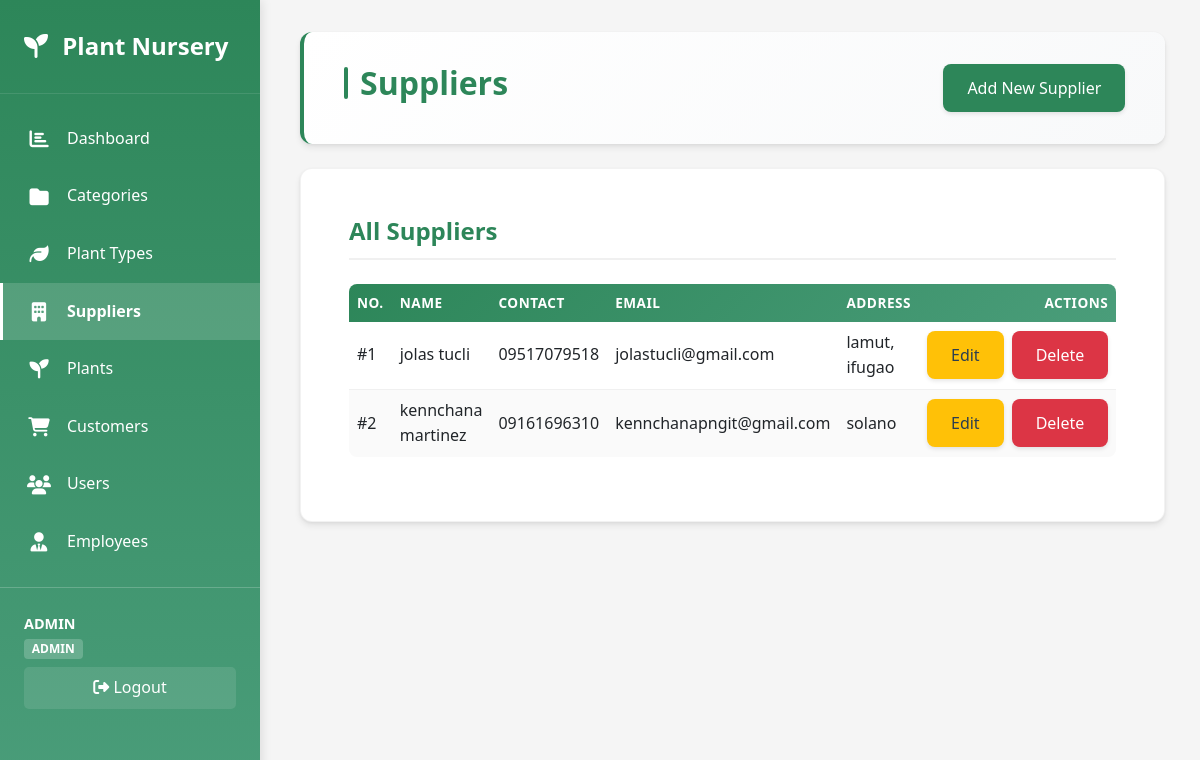
/supplier/supplierpage.php (signed in), run on the app's committed database.
### tables this page shows
CREATE TABLE `supplier`  (
  `SupplierID` int NOT NULL AUTO_INCREMENT,
  `Name` varchar(100) NOT NULL,
  `Contact` varchar(100) NULL DEFAULT NULL,
  `Email` varchar(100) NULL DEFAULT NULL,
  `Address` varchar(255) NULL DEFAULT NULL,
  PRIMARY KEY (`SupplierID`) USING BTREE,
  INDEX `idx_name`(`Name` ASC) USING BTREE
);

### supplier/supplierpage.php (the view, shortened to what this page needs)
<?php
require_once '../config/database.php';
$result = mysqli_query($conn, "SELECT * FROM supplier ORDER BY Name");
$suppliers = mysqli_fetch_all($result, MYSQLI_ASSOC);
include '../includes/header.php';
?>
<div class="page-header mb-4">
    <h2>Suppliers</h2>
    <a href="create.php" class="btn btn-primary">Add New Supplier</a>
</div>
<div class="card">
    <div class="card-body">
        <h3 class="card-title mb-4" style="color: var(--primary-color);">All Suppliers</h3>
        <?php if (count($suppliers) > 0): ?>
            <div class="table-responsive">
                <table class="table table-hover">
                    <thead>
                        <tr>
                            <th>No.</th>
                            <th>Name</th>
                            <th>Contact</th>
                            <th>Email</th>
                            <th>Address</th>
                            <th class="text-end">Actions</th>
                        </tr>
                    </thead>
                    <tbody>
                        <?php
                        $counter = 1;
                        foreach ($suppliers as $supplier): ?>
                            <tr>
                                <td>#<?php echo $counter; ?></td>
                                <td><?php echo htmlspecialchars($supplier['Name']); ?></td>
                                <td><?php echo htmlspecialchars($supplier['Contact'] ?? 'N/A'); ?></td>
                                <td><?php echo htmlspecialchars($supplier['Email'] ?? 'N/A'); ?></td>
                                <td><?php echo htmlspecialchars($supplier['Address'] ?? 'N/A'); ?></td>
                                <td class="text-end">
                                    <div class="d-flex gap-2 justify-content-end">
                                        <a href="edit.php?id=<?php echo $supplier['SupplierID']; ?>" class="btn btn-warning btn-sm">Edit</a>
                                        <a href="delete.php?id=<?php echo $supplier['SupplierID']; ?>" class="btn btn-danger btn-sm" onclick="return confirm('Are you sure?')">Delete</a>
                                    </div>
                                </td>
                            </tr>
                        <?php
                        $counter++;
                        endforeach; ?>
                    </tbody>
                </table>
            </div>
        <?php else: ?>
            <div class="text-center py-5">
                <p class="text-muted mb-0">No suppliers found. <a href="create.php">Create one now</a></p>
            </div>
        <?php endif; ?>
    </div>
</div>
<?php include '../includes/footer.php'; ?>

### assets/css/style.css (style rules this page uses)
* { margin: 0; padding: 0; box-sizing: border-box; }
:root { --primary-color: #2d8659; --secondary-color: #4a9d7a; --accent-color: #6bb896; --danger-color: #dc3545; --warning-color: #ffc107; --success-color: #28a745; --dark-color: #2c3e50; --light-color: #f8f9fa; --border-color: #dee2e6; --text-color: #333; --text-light: #666; }
body { font-family: 'Segoe UI', Tahoma, Geneva, Verdana, sans-serif; background-color: #f5f5f5; color: var(--text-color); line-height: 1.6; display: flex; min-height: 100vh; }
.page-header { background: linear-gradient(135deg, #ffffff 0%, #f8f9fa 100%); padding: 2rem 2.5rem; border-radius: 12px; box-shadow: 0 4px 6px rgba(0,0,0,0.07), 0 1px 3px rgba(0,0,0,0.06); margin-bottom: 2rem; display: flex; justify-content: space-between; align-items: flex-start; border-left: 4px solid var(--primary-color); flex-wrap: wrap; gap: 1rem; }
.page-header h2 { color: var(--primary-color); font-size: 2rem; font-weight: 700; margin: 0; display: flex; align-items: center; gap: 0.75rem; }
.page-header h2::before { content: ''; width: 4px; height: 2rem; background: var(--primary-color); border-radius: 2px; }
.btn { display: inline-block; padding: 0.75rem 1.5rem; border: none; border-radius: 8px; text-decoration: none; font-weight: 500; cursor: pointer; transition: all 0.3s ease; font-size: 1rem; box-shadow: 0 2px 4px rgba(0,0,0,0.1); position: relative; overflow: hidden; }
.btn::before { content: ''; position: absolute; top: 50%; left: 50%; width: 0; height: 0; border-radius: 50%; background: rgba(255,255,255,0.3); transform: translate(-50%, -50%); transition: width 0.6s, height 0.6s; }
.btn-primary { background-color: var(--primary-color); color: white; }
.btn-danger { background-color: var(--danger-color); color: white; }
.btn-warning { background-color: var(--warning-color); color: var(--dark-color); }
.card { background: white; border-radius: 12px; box-shadow: 0 4px 6px rgba(0,0,0,0.07), 0 1px 3px rgba(0,0,0,0.06); padding: 2rem; margin-bottom: 2rem; transition: box-shadow 0.3s ease, transform 0.2s ease; border: 1px solid rgba(0,0,0,0.05); }
.card h3 { color: var(--primary-color); margin-top: 0; margin-bottom: 1.5rem; font-size: 1.5rem; font-weight: 600; border-bottom: 2px solid #f0f0f0; padding-bottom: 0.75rem; }
table { width: 100%; border-collapse: separate; border-spacing: 0; background: white; border-radius: 8px; overflow: hidden; }
table thead { background: linear-gradient(135deg, var(--primary-color), var(--secondary-color)); color: white; }
table thead th { padding: 1.25rem 1rem; text-align: left; font-weight: 600; text-transform: uppercase; font-size: 0.85rem; letter-spacing: 0.5px; border: none; }
table tbody tr { transition: background-color 0.2s ease; }
table tbody td { padding: 1.25rem 1rem; text-align: left; border-bottom: 1px solid #f0f0f0; vertical-align: middle; }
table tbody tr:last-child td { border-bottom: none; }
table tbody tr:nth-child(even) { background-color: #fafafa; }
.gap-2 { gap: 0.5rem !important; }

### data on the page
supplier: Name "jolas tucli", Contact "09517079518", Email "jolastucli@gmail.com", Address "lamut, ifugao"
supplier: Name "kennchana martinez", Contact "09161696310", Email "kennchanapngit@gmail.com", Address "solano"

### other printed values
$_SESSION['username'] "ADMIN"
$_SESSION['role'] "ADMIN"
